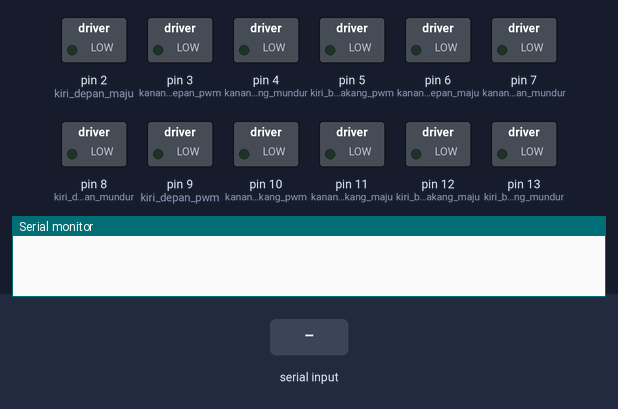
Bench run of a sketch on a simulated Arduino Uno, built with avr-gcc and run on an emulated ATmega328P. On the bench: switched loads named in the sketch (green lamp = pin HIGH), the last lines printed to the serial monitor. The test bench sets the inputs (shaded band).

Above: at 1.2 s.
1.3 s: "MAJU\n" received over Serial
At 2.5 s:
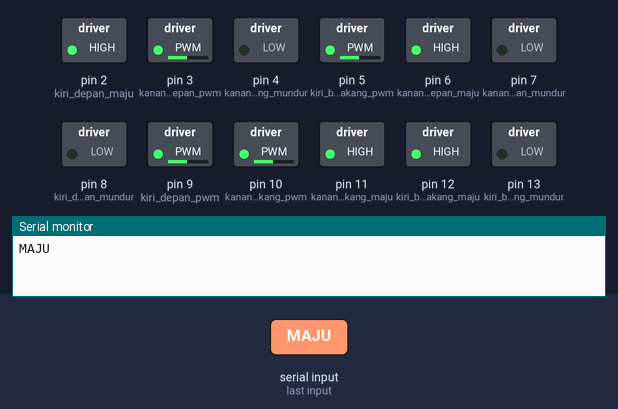
2.8 s: "MUNDUR\n" received over Serial
At 3.8 s:
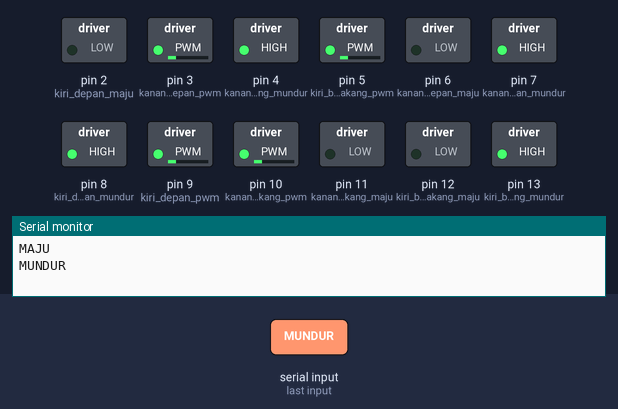
4.3 s: "PUTAR KIRI\n" received over Serial
At 5.1 s:
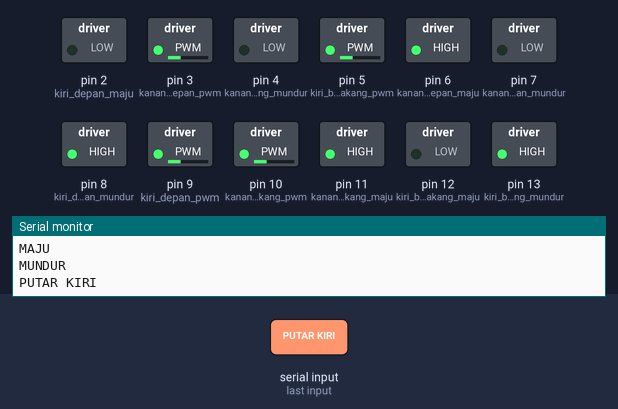
5.8 s: "PUTAR KANAN\n" received over Serial
At 6.2 s:
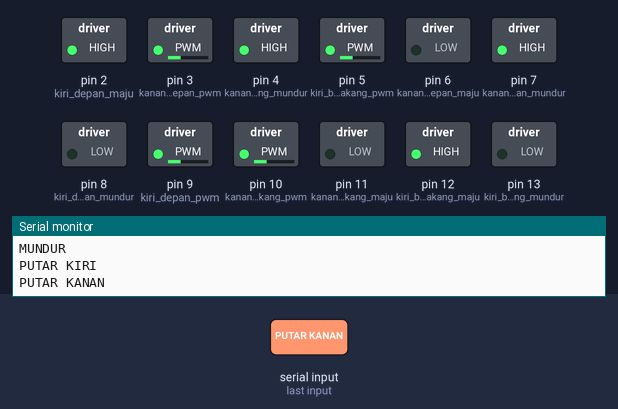
7.3 s: "GESER KANAN\n" received over Serial
At 8.6 s:
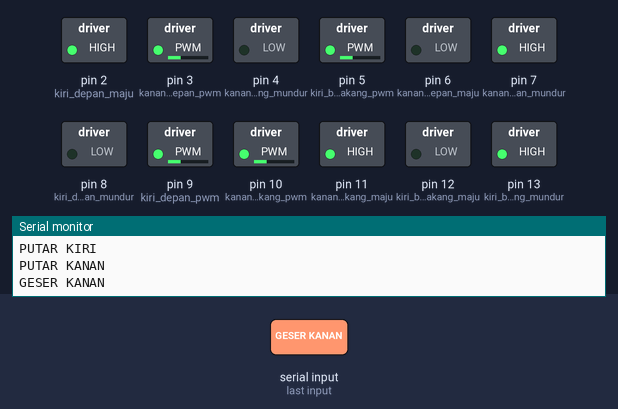
Timing chart, 0 to 9.8 s (numbered marks = the images above; inputs shaded):
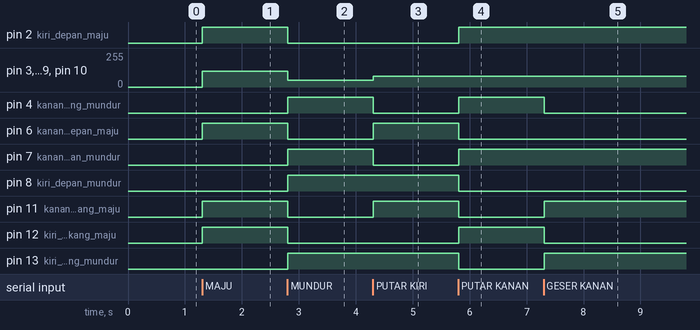

Measured:
- after the input at 1.3 s, pin 2 (kiri_depan_maju), pin 6 (kanan_depan_maju), pin 11 (kanan_belakang_maju), pin 12 (kiri_belakang_maju): LOW → HIGH at once; pin 3 (kanan_depan_pwm), pin 5 (kiri_belakang_pwm), pin 9 (kiri_depan_pwm), pin 10 (kanan_belakang_pwm): 0/255 → 120/255 at once
- after the input at 2.8 s, pin 2 (kiri_depan_maju): HIGH → LOW at once; pin 3 (kanan_depan_pwm): 120/255 → 50/255 at once
- after the input at 4.3 s, pin 3 (kanan_depan_pwm), pin 5 (kiri_belakang_pwm), pin 9 (kiri_depan_pwm), pin 10 (kanan_belakang_pwm): 50/255 → 80/255 at once; pin 4 (kanan_belakang_mundur), pin 7 (kanan_depan_mundur): HIGH → LOW at once; pin 6 (kanan_depan_maju), pin 11 (kanan_belakang_maju): LOW → HIGH at once
- after the input at 5.8 s, pin 2 (kiri_depan_maju), pin 4 (kanan_belakang_mundur), pin 7 (kanan_depan_mundur), pin 12 (kiri_belakang_maju): LOW → HIGH at once; pin 6 (kanan_depan_maju), pin 8 (kiri_depan_mundur), pin 11 (kanan_belakang_maju), pin 13 (kiri_belakang_mundur): HIGH → LOW at once
- after the input at 7.3 s, pin 4 (kanan_belakang_mundur), pin 12 (kiri_belakang_maju): HIGH → LOW at once; pin 11 (kanan_belakang_maju), pin 13 (kiri_belakang_mundur): LOW → HIGH at once

The sketch:

motor.ino
```cpp
// PWM MOTOR
#define kanan_depan_pwm         3
#define kiri_depan_pwm          9
#define kanan_belakang_pwm      10
#define kiri_belakang_pwm       5

// MOTOR KANAN DEPAN
#define kanan_depan_maju        6
#define kanan_depan_mundur      7

// MOTOR KIRI DEPAN
#define kiri_depan_maju         2
#define kiri_depan_mundur       8


// MOTOR KANAN BELAKANG
#define kanan_belakang_maju     11
#define kanan_belakang_mundur   4


// MOTOR KIRI BELAKANG
#define kiri_belakang_maju      12
#define kiri_belakang_mundur    13


int cepat = 120;
int sedang = 80;
int lambat = 50;
int count = 0;
String data;

void setup() {
  // put your setup code here, to run once:
  Serial.begin(9600);

  pinMode(kanan_depan_maju, OUTPUT);
  pinMode(kanan_depan_mundur, OUTPUT);
  pinMode(kiri_depan_maju, OUTPUT);
  pinMode(kiri_depan_mundur, OUTPUT);
  pinMode(kanan_depan_pwm, OUTPUT);
  pinMode(kiri_depan_pwm, OUTPUT);

  pinMode(kanan_belakang_maju, OUTPUT);
  pinMode(kanan_belakang_mundur, OUTPUT);
  pinMode(kiri_belakang_maju, OUTPUT);
  pinMode(kiri_belakang_mundur, OUTPUT);
  pinMode(kanan_belakang_pwm, OUTPUT);
  pinMode(kiri_belakang_pwm, OUTPUT);


  motor_stop();

}

void loop() {
    if (Serial.available() > 0) {
      data = Serial.readStringUntil('\n');
      Serial.println(data);
    }
    if (data == "MAJU") {
      motor_maju(cepat);
    }
    else if (data == "MUNDUR") {
      motor_mundur(lambat);
    }
    else if (data == "PUTAR KIRI") {
      motor_putar_kiri(sedang);
    }
    else if (data == "PUTAR KANAN") {
      motor_putar_kanan(sedang);
    }
    else if (data == "GESER KIRI") {
      motor_geser_kiri(sedang);
    }
    else if (data == "GESER KANAN") {
      motor_geser_kanan(sedang);
    }
    else if (data == "BERHENTI") {
      motor_stop();
    }
}

void motor_mundur(int spd) {
  analogWrite(kanan_depan_pwm, spd);
  digitalWrite(kanan_depan_maju, LOW);
  digitalWrite(kanan_depan_mundur, HIGH);

  analogWrite(kiri_depan_pwm, spd);
  digitalWrite(kiri_depan_maju, LOW);
  digitalWrite(kiri_depan_mundur, HIGH);

  analogWrite(kanan_belakang_pwm, spd);
  digitalWrite(kanan_belakang_maju, LOW);
  digitalWrite(kanan_belakang_mundur, HIGH);

  analogWrite(kiri_belakang_pwm, spd);
  digitalWrite(kiri_belakang_maju, LOW);
  digitalWrite(kiri_belakang_mundur, HIGH);
}

void motor_maju(int spd) {
  analogWrite(kanan_depan_pwm, spd);
  digitalWrite(kanan_depan_maju, HIGH);
  digitalWrite(kanan_depan_mundur, LOW);

  analogWrite(kiri_depan_pwm, spd);
  digitalWrite(kiri_depan_maju, HIGH);
  digitalWrite(kiri_depan_mundur, LOW);

  analogWrite(kanan_belakang_pwm, spd);
  digitalWrite(kanan_belakang_maju, HIGH);
  digitalWrite(kanan_belakang_mundur, LOW);

  analogWrite(kiri_belakang_pwm, spd);
  digitalWrite(kiri_belakang_maju, HIGH);
  digitalWrite(kiri_belakang_mundur, LOW);
}

void motor_putar_kiri(int spd) {
  analogWrite(kanan_depan_pwm, spd);
  digitalWrite(kanan_depan_maju, HIGH);
  digitalWrite(kanan_depan_mundur, LOW);

  analogWrite(kiri_depan_pwm, spd);
  digitalWrite(kiri_depan_maju, LOW);
  digitalWrite(kiri_depan_mundur, HIGH);

  analogWrite(kanan_belakang_pwm, spd);
  digitalWrite(kanan_belakang_maju, HIGH);
  digitalWrite(kanan_belakang_mundur, LOW);

  analogWrite(kiri_belakang_pwm, spd);
  digitalWrite(kiri_belakang_maju, LOW);
  digitalWrite(kiri_belakang_mundur, HIGH);
}

void motor_putar_kanan(int spd) {
  analogWrite(kanan_depan_pwm, spd);
  digitalWrite(kanan_depan_maju, LOW);
  digitalWrite(kanan_depan_mundur, HIGH);

  analogWrite(kiri_depan_pwm, spd);
  digitalWrite(kiri_depan_maju, HIGH);
  digitalWrite(kiri_depan_mundur, LOW);

  analogWrite(kanan_belakang_pwm, spd);
  digitalWrite(kanan_belakang_maju, LOW);
  digitalWrite(kanan_belakang_mundur, HIGH);

  analogWrite(kiri_belakang_pwm, spd);
  digitalWrite(kiri_belakang_maju, HIGH);
  digitalWrite(kiri_belakang_mundur, LOW);
}

void motor_geser_kiri(int spd) {
  analogWrite(kanan_depan_pwm, spd);
  digitalWrite(kanan_depan_maju, HIGH);
  digitalWrite(kanan_depan_mundur, LOW);

  analogWrite(kiri_depan_pwm, spd);
  digitalWrite(kiri_depan_maju, LOW);
  digitalWrite(kiri_depan_mundur, HIGH);

  analogWrite(kanan_belakang_pwm, spd);
  digitalWrite(kanan_belakang_maju, HIGH);
  digitalWrite(kanan_belakang_mundur, LOW);

  analogWrite(kiri_belakang_pwm, spd);
  digitalWrite(kiri_belakang_maju, LOW);
  digitalWrite(kiri_belakang_mundur, HIGH);
}

void motor_geser_kanan(int spd) {
  analogWrite(kanan_depan_pwm, spd);
  digitalWrite(kanan_depan_maju, LOW);
  digitalWrite(kanan_depan_mundur, HIGH);

  analogWrite(kiri_depan_pwm, spd);
  digitalWrite(kiri_depan_maju, HIGH);
  digitalWrite(kiri_depan_mundur, LOW);

  analogWrite(kanan_belakang_pwm, spd);
  digitalWrite(kanan_belakang_maju, HIGH);
  digitalWrite(kanan_belakang_mundur, LOW);

  analogWrite(kiri_belakang_pwm, spd);
  digitalWrite(kiri_belakang_maju, LOW);
  digitalWrite(kiri_belakang_mundur, HIGH);
}

void motor_stop() {
  //  analogWrite(kanan_depan_pwm, 0);
  //  digitalWrite(kanan_depan_maju, HIGH);
  //  digitalWrite(kanan_depan_mundur, HIGH);
  //
  //  analogWrite(kiri_depan_pwm, 0);
  //  digitalWrite(kiri_depan_maju, HIGH);
  //  digitalWrite(kiri_depan_mundur, HIGH);
  //
  //  analogWrite(kanan_belakang_pwm, 0);
  //  digitalWrite(kanan_belakang_maju, HIGH);
  //  digitalWrite(kanan_belakang_mundur, HIGH);
  //
  //  analogWrite(kiri_belakang_pwm, 0);
  //  digitalWrite(kiri_belakang_maju, HIGH);
  //  digitalWrite(kiri_belakang_mundur, HIGH);
  //
  //  delay(100);
  //
  analogWrite(kanan_depan_pwm, 0);
  digitalWrite(kanan_depan_maju, LOW);
  digitalWrite(kanan_depan_mundur, LOW);

  analogWrite(kiri_depan_pwm, 0);
  digitalWrite(kiri_depan_maju, LOW);
  digitalWrite(kiri_depan_mundur, LOW);

  analogWrite(kanan_belakang_pwm, 0);
  digitalWrite(kanan_belakang_maju, LOW);
  digitalWrite(kanan_belakang_mundur, LOW);

  analogWrite(kiri_belakang_pwm, 0);
  digitalWrite(kiri_belakang_maju, LOW);
  digitalWrite(kiri_belakang_mundur, LOW);
}
```
